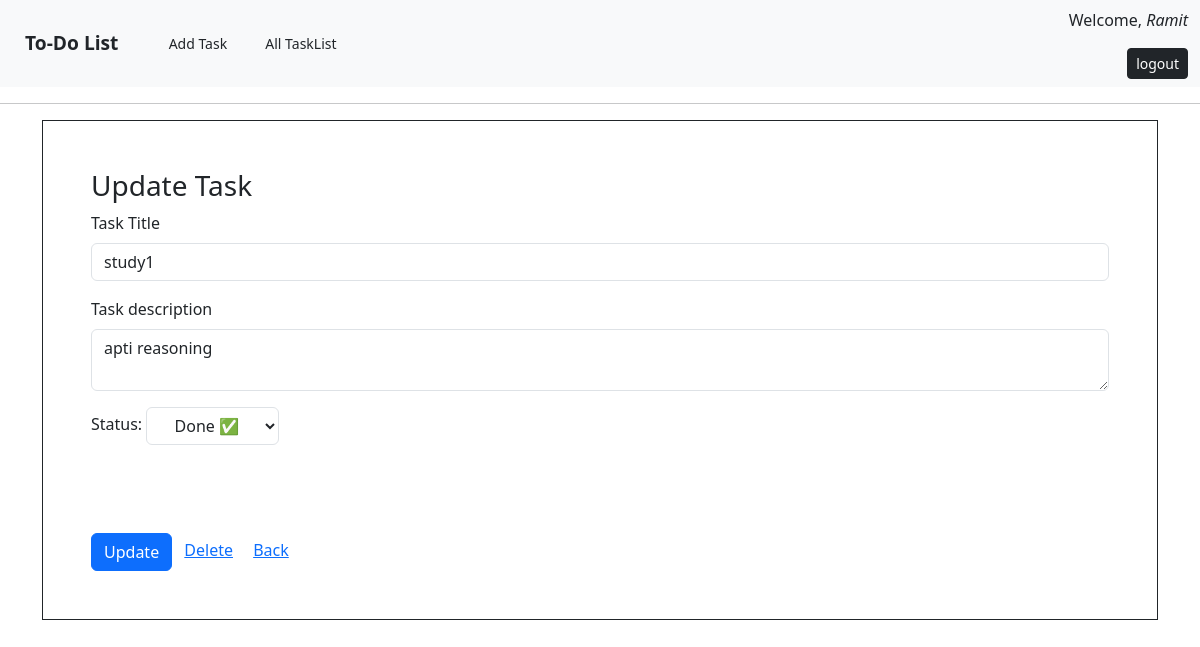
The app's page /update_task/31/ (signed in) with its own data.
### tasks/models.py (models this page shows, shortened)
class Tasks(models.Model):
    task_id = models.BigAutoField(primary_key=True)
    title= models.CharField(max_length=100)
    description= models.TextField(max_length=500)
    CHOICE=[
        ('Done', True),
        ('Pending', False),
    ]
    status=models.CharField(max_length=10,choices=CHOICE,default='Pending')
    timeOf_creation=models.DateTimeField(default=datetime.datetime.now())
    timeOf_last_update=models.DateTimeField(default=datetime.datetime.now())
    user=models.ForeignKey(User,on_delete=models.SET_NULL, null=True, blank=True)

### tasks/views.py (the view)
# urls.py: path('update_task/<int:task_id>/',views.update_task,name="update_task"),
@login_required(login_url='/login/')
def update_task(request,task_id):
    if request.method == 'POST':
        data = request.POST
        Tasks.objects.filter(task_id=task_id).update(
            title=data['title'],
            description=data['description'],
            status=data['status'],
            timeOf_last_update=datetime.now()
        )
        task=Tasks.objects.get(task_id=task_id)
        Activity_log.objects.create(
            action="update",
            user= request.user,
            timeOf_action=datetime.now(),
            task_id=task.task_id,
            title=task.title,
            description=task.description,
            status= task.status,
            timeOf_creation= task.timeOf_creation ,
            timeOf_last_update= task.timeOf_last_update,
        )
        messages.success(request,'Task Updated successfully')
        return redirect(f"/taskDetails/{task_id}")
    else:
        data=Tasks.objects.get(task_id=task_id)
        return render(request,'updateTask.html',context={'data':data})

### templates/updateTask.html (shortened to what this page needs)
{% extends 'index.html' %}
{% block UpdateTask %}
    <form class="add-task border border-dark p-5 mb-3" method="post">
        <h3>Update Task</h3>
        <div class="mb-3">
            <label for="title" class="form-label">Task Title</label>
            <input type="text" class="form-control" id="title" name="title" value="{{data.title}}" required >
        </div>
        <div class="mb-3">
            <label for="description" class="form-label">Task description</label>
            <textarea name="description" id="description" class="form-control" name="description">{{data.description}}</textarea>
        </div>
        <div class="mb-3">
            <label for="status">Status: </label>
            <select class=" btn border" name="status" id="status">
                {% if data.status == 'Done' %}
                    <option selected style="color: green" value='Done'>Done &#9989;</option>
                {% else %}
                    <option  style="color: green" value='Done'>Done &#9989;</option>
                    <option selected style="color: red" value='Pending'>Pending &#10060;</option>
                {% endif %}
            </select>
        </div>
        <br><br><br>
        <button type="submit" class="btn btn-primary">Update</button>
        <a onclick="delete_task({{data.task_id}})" href="#" class="m-2">Delete</a>
        <a href={% url "taskDetails" data.task_id %} class="m-2">Back</a>
    </form>
{% endblock %}

### templates/index.html (shortened to what this page needs)
{% load static %}
<!DOCTYPE html>
<html lang="en">
<head>
    <link rel="stylesheet" href="{% static 'style.css' %}">
    <link href="https://cdn.jsdelivr.net/npm/bootstrap@5.3.3/dist/css/bootstrap.min.css" rel="stylesheet"
>
</head>
<body>
    <nav class="navbar bg-body-tertiary">
        <div class="container-fluid justify-content-between">
            <div>
              <button class="btn me-2 todo" style="font-size: larger; font-weight: bolder;">To-Do List</button>
              <button class="btn btn-sm  m-3 add-task-btn">Add Task</button>
              <button class="btn btn-sm  task-list">All TaskList</button>
            </div>
            <div class="d-flex flex-column pl-5">
              {% if request.user.is_authenticated %}
                <p >Welcome, <i>{{request.user.first_name}}</i></p>
                <a href="/logout" class="align-self-end"><button class="btn btn-sm btn-dark ">logout</button></a>
              {% endif %}
            </div>
        </div>
      </nav>
      <hr>
    <div class="container ">
      {% block UpdateTask %} {% endblock %}
  </div>
</body>
</html>

### records on screen
Tasks: title "study1", description "apti reasoning", status "Done ✅"

### other values on screen
{{ request.user.first_name }} "Ramit"
